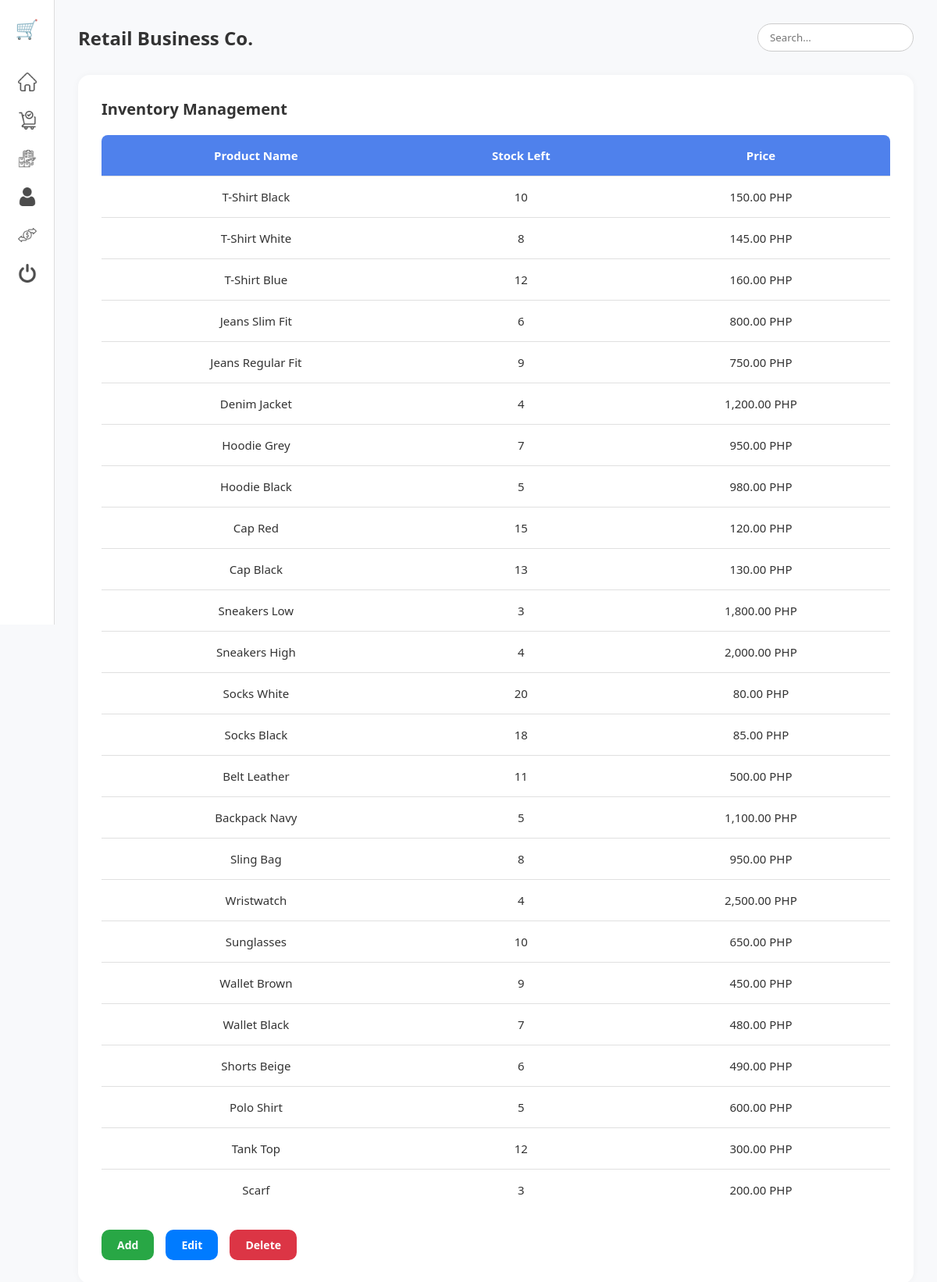
The page /inventory.php on the database its author committed.
### tables this page shows
CREATE TABLE IF NOT EXISTS products (
  id INT AUTO_INCREMENT PRIMARY KEY,
  name VARCHAR(100) NOT NULL,
  stock INT NOT NULL,
  price DECIMAL(10, 2) NOT NULL
);

### inventory.php (the view, shortened to what this page needs)
<?php
require 'db.php';
$stmt = $conn->query("SELECT * FROM products ORDER BY id ASC");
$products = $stmt->fetchAll(PDO::FETCH_ASSOC);
?>
<!DOCTYPE html>
<html lang="en">
<head>
  <link rel="stylesheet" href="inventory.css">
</head>
<body>
  <div class="container">
    <aside class="sidebar">
      <div class="logo">🛒</div>
      <nav>
        <a href="index.php"><img src="icons/home.png" alt="Home"></a>
        <a href="order.php"><img src="icons/checkout.png" alt="Checkout"></a>
        <a href="inventory.php"><img src="icons/inventory.png" alt="Inventory"></a>
        <a href="users.php"><img src="icons/user.png" alt="Users"></a>
        <a href="transactions.php"><img src="icons/transaction.png" alt="Transactions" /></a>
        <a href="logout.php"><img src="icons/power.png" alt="Logout"></a>
      </nav>
    </aside>
    <main class="main-content">
      <header class="inventory-header">
        <h1>Retail Business Co.</h1>
        <input type="search" placeholder="Search...">
      </header>
      <section class="inventory">
        <div class="card">
          <h2>Inventory Management</h2>
          <table>
            <thead>
              <tr>
                <th>Product Name</th>
                <th>Stock Left</th>
                <th>Price</th>
              </tr>
            </thead>
            <tbody id="product-table">
              <?php foreach ($products as $product): ?>
                <tr onclick="selectRow(this)">
                  <td><?= htmlspecialchars($product['name']) ?></td>
                  <td><?= $product['stock'] ?></td>
                  <td><?= number_format($product['price'], 2) ?> PHP</td>
                </tr>
              <?php endforeach; ?>
            </tbody>
          </table>
          <div class="buttons">
            <button class="add" onclick="openAdd()">Add</button>
            <button class="edit" onclick="openEdit()">Edit</button>
            <button class="delete" onclick="openDelete()">Delete</button>
          </div>
        </div>
      </section>
    </main>
  </div>
</body>
</html>

### inventory.css (style rules this page uses)
* { margin: 0; padding: 0; box-sizing: border-box; font-family: 'Segoe UI', sans-serif; }
body { background-color: #f8f9fb; color: #333; }
.container { display: flex; height: 100vh; }
.sidebar { width: 70px; background-color: #ffffff; display: flex; flex-direction: column; align-items: center; padding-top: 20px; border-right: 1px solid #ddd; }
.sidebar .logo { font-size: 24px; margin-bottom: 20px; }
.sidebar nav a { margin: 20px 0; display: block; }
.sidebar nav img { width: 24px; height: 24px; opacity: 0.7; cursor: pointer; transition: transform 0.2s; }
.main-content { flex-grow: 1; padding: 30px; }
.inventory-header { display: flex; justify-content: space-between; align-items: center; margin-bottom: 30px; }
.inventory-header input[type="search"] { padding: 8px 15px; border: 1px solid #ccc; border-radius: 20px; width: 200px; }
.inventory-header h1 { font-size: 1.5rem; font-weight: 600; }
.inventory .card { background-color: #fff; padding: 30px; border-radius: 15px; box-shadow: 0 0 10px rgba(0, 0, 0, 0.04); }
.inventory h2 { margin-bottom: 20px; font-size: 20px; font-weight: 600; }
table { width: 100%; border-collapse: collapse; margin-bottom: 25px; border-radius: 8px; overflow: hidden; }
thead { background-color: #4f81ec; color: white; }
th, td { padding: 16px; text-align: center; font-size: 15px; border-bottom: 1px solid #e0e0e0; }
tr:last-child td { border-bottom: none; }
.buttons { display: flex; gap: 15px; }
button { padding: 10px 20px; border: none; border-radius: 10px; font-weight: 600; font-size: 14px; cursor: pointer; color: white; transition: background-color 0.2s; }
.add { background-color: #28a745; }
.edit { background-color: #007bff; }
.delete { background-color: #dc3545; }

### rows shown on the page
products: name "T-Shirt Black", stock "10", price "150.00"
products: name "T-Shirt White", stock "8", price "145.00"
products: name "T-Shirt Blue", stock "12", price "160.00"
products: name "Jeans Slim Fit", stock "6", price "800.00"
products: name "Jeans Regular Fit", stock "9", price "750.00"
products: name "Denim Jacket", stock "4", price "1,200.00"
products: name "Hoodie Grey", stock "7", price "950.00"
products: name "Hoodie Black", stock "5", price "980.00"
products: name "Cap Red", stock "15", price "120.00"
products: name "Cap Black", stock "13", price "130.00"
products: name "Sneakers Low", stock "3", price "1,800.00"
products: name "Sneakers High", stock "4", price "2,000.00"
products: name "Socks White", stock "20", price "80.00"
products: name "Socks Black", stock "18", price "85.00"
products: name "Belt Leather", stock "11", price "500.00"
products: name "Backpack Navy", stock "5", price "1,100.00"
products: name "Sling Bag", stock "8", price "950.00"
products: name "Wristwatch", stock "4", price "2,500.00"
products: name "Sunglasses", stock "10", price "650.00"
products: name "Wallet Brown", stock "9", price "450.00"
products: name "Wallet Black", stock "7", price "480.00"
products: name "Shorts Beige", stock "6", price "490.00"
products: name "Polo Shirt", stock "5", price "600.00"
products: name "Tank Top", stock "12", price "300.00"
products: name "Scarf", stock "3", price "200.00"
